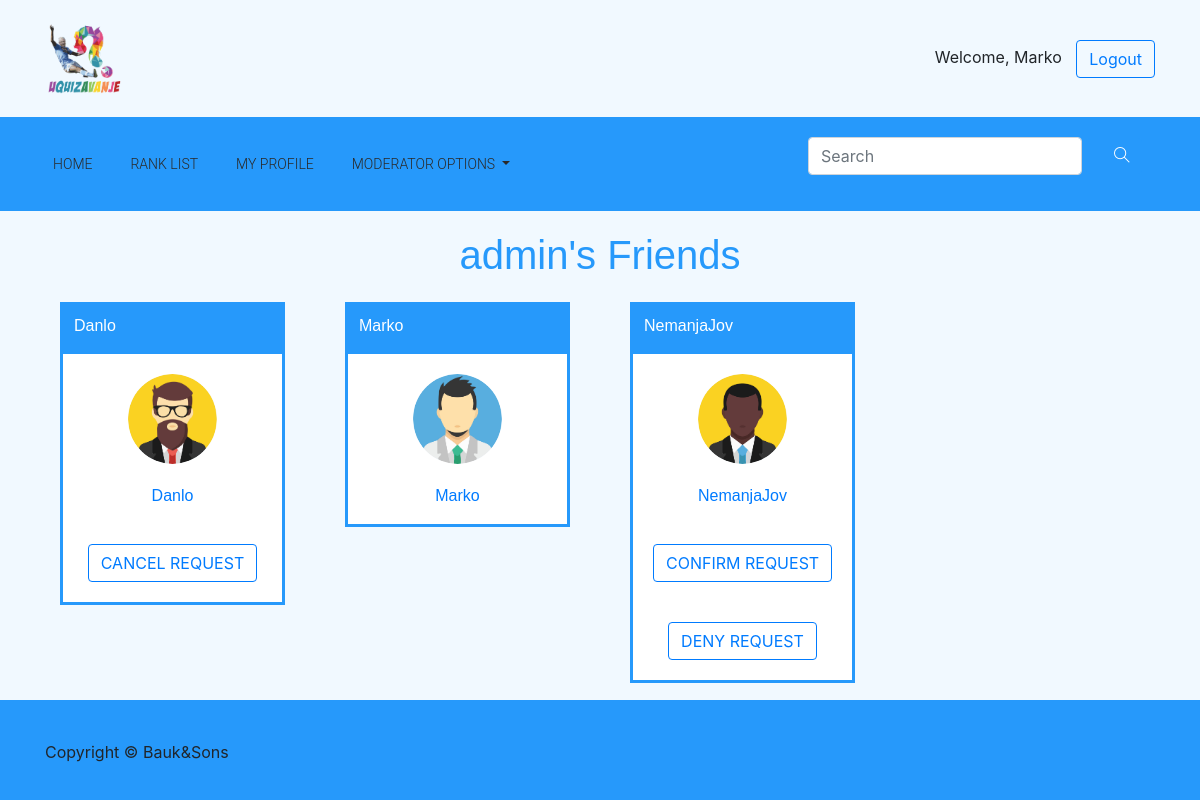
/friends_page/1/ (signed in), run on the app's committed database.
### quiz/models.py (models this page shows, shortened)
class User(AbstractUser):
    email = models.EmailField(
        verbose_name='email address',
        max_length=255,
        unique=True,
    )
    age = models.IntegerField(null = True)
    is_active = models.BooleanField(default=True)
    is_moderator = models.BooleanField(default=False)
    wants_moderator = models.BooleanField(default = False)
    first_name = models.CharField(max_length=50)
    last_name = models.CharField( max_length=50)
    level = models.IntegerField(default = 0)
    picture = models.TextField(default = "quiz/default_avatar.jpg", max_length = 50, blank = True, null = True)
    ranking = models.IntegerField(default = -1)
    def moderator(self):
        return self.is_moderator
    def is_senior(self):
        return self.level >= 10
    def get_by_id(id_val):
        return User.objects.filter(id=id_val).first()
    USERNAME_FIELD = 'username'
    REQUIRED_FIELDS = ['email']

### quiz/views.py (the view)
# urls.py: url(r'^friends_page/(?P<value>\d+)/$', views.friends_page,                 name = 'friends_page'),
def friends_page(request, value):
    if request.user.is_authenticated:
        user = User.get_by_id(value)
        template = loader.get_template('quiz/friends_page.html')
        friends = Friendship.get_friends(user)
        recieved = Friendship.get_recieved_friend_requests(user)
        sent = Friendship.get_sent_friend_requests(user)
        statusFriend = []
        for friend in friends:
            if Friendship.already_friends(friend["second_friend_id"],request.user.id):
                statusFriend.append([friend,1])
            elif Friendship.request_sent(request.user.id,friend["second_friend_id"]):
                statusFriend.append([friend,2])
            elif Friendship.request_sent(friend["second_friend_id"],request.user.id):
                statusFriend.append([friend,3])
            else:
                statusFriend.append([friend,4])
        context = {
                'curUser': user,
                'friends': statusFriend,
                'recieved': recieved,
                'sent': sent,
            }
        return HttpResponse(template.render(context, request))
    else:
        return redirect('/home')

### quiz/models.py (called while the page is built)
    def already_friends(user1, user2):
        count1 = Friendship.objects.filter(first_friend_id = user1, second_friend_id = user2).count()
        count2 = Friendship.objects.filter(first_friend_id = user2, second_friend_id = user1).count()
        if (count1 + count2) > 1:
            return True
        else:
            return False

    def request_sent(user1, user2):
        count = Friendship.objects.filter(first_friend_id = user1, second_friend_id = user2).count()
        if count > 0:
            return True
        else:
            return False

    def get_friends(user):
        return Friendship.objects.filter(first_friend_id = user, accepted = True).select_related('second_friend_id').values('second_friend_id', 'accepted', 'second_friend_id__username', 'second_friend_id__picture', 'second_friend_id__ranking')

    def get_sent_friend_requests(user):
        return Friendship.objects.filter(first_friend_id = user, accepted = False).select_related('second_friend_id').values('second_friend_id', 'second_friend_id__username', 'second_friend_id__picture', 'second_friend_id__ranking')

    def get_recieved_friend_requests(user):
        return Friendship.objects.filter(second_friend_id = user, accepted = False).select_related('first_friend_id').values('first_friend_id', 'first_friend_id__username', 'first_friend_id__picture', 'first_friend_id__ranking')

### quiz/templates/quiz/friends_page.html (shortened to what this page needs)
{% extends "quiz/base.html" %}
{% block content %}
<div class="container">
  <div class="row justify-content-center friend_h1">
    <h1 class="text-center">{%if user.id == curUser.id%}My{%else%}{{curUser.username}}'s{%endif%} Friends</h1>
  </div>
  <div class="row">
    {% for record in friends %}
    <div class="col-md-3 col-sm-6 col-xs-12">
        <div class="user_card">
            <div class="add_friend_card">
                <div class="card_header">
                    <h6>{{record.0.second_friend_id__username}}</h6>
                </div>
                <div class="card-body">
                    {% load static %}
                    <img src='{% get_static_prefix %}{{record.0.second_friend_id__picture }}' class="rounded-circle center" alt="avatar">
                </div>
                <p><a href="{% url 'quiz:my_profile' value=record.0.second_friend_id %}">{{record.0.second_friend_id__username}}</a></p>
                {%if record.0.second_friend_id != user.id %}
                  {%if user.id == curUser.id%}
                  <div class="card-body text-center">
                    <form method="GET" action="{% url 'quiz:unfriend' value=curUser.id %}">
                        <input type="hidden" name="username" value='{{record.0.second_friend_id__username}}'>
                        <input type="submit" class="btn btn-outline-primary" value="UNFRIEND"></input>
                    </form>
                  </div>
                  {%elif record.1 == 2%}
                  <div class="card-body text-center">
                    <form method="GET" action="{% url 'quiz:cancel_request' value=curUser.id %}">
                        <input type="submit" class="btn btn-outline-primary" value="CANCEL REQUEST"></input>
                    </form>
                  </div>
                  {%elif record.1 == 3%}
                  <div class="card-body text-center">
                    <form method="GET" action="{% url 'quiz:confirm_request' value=curUser.id %}">
                        <input type="submit" class="btn btn-outline-primary" value="CONFIRM REQUEST"></input>
                    </form>
                  </div>
                  <div class="card-body text-center">
                    <form method="GET" action="{% url 'quiz:deny_request' value=curUser.id %}">
                        <input type="submit" class="btn btn-outline-primary" value="DENY REQUEST"></input>
                    </form>
                  </div>
                  {%endif%}
                {%endif%}
        </div>
        </div>
    </div>
    {% empty %}
    <div class="col-md-12 text-center no_content_message">
      <h3>You do not have any friends yet!</h3>
    </div>
    {% endfor %}
    </div>
  </div>
{%if user.id == curUser.id%}
      {% for record in recieved %}
                      {% load static %}
      {% empty %}
      <div class="col-md-12 text-center no_content_message">
        <h3>You did not receive any new friend request !</h3>
      </div>
      {% endfor %}
      {% for record in sent %}
                      {% load static %}
      {% empty %}
      <div class="col-md-12 text-center no_content_message">
        <h3>You did not send any new friend requests !</h3>
      </div>
      {% endfor %}
  {%endif%}
  {% endblock content %}

### quiz/templates/quiz/base.html (shortened to what this page needs)
{% load static %}
<!doctype html>
<html lang="en">
<head>
    <link rel="stylesheet" href="{% static 'quiz/bootstrap.min.css' %}">
    <link rel="stylesheet" href="{% static 'quiz/animate.css' %}">
    <link rel="stylesheet" href="{% static 'quiz/font-awesome.min.css' %}">
    <link rel="stylesheet" href="{% static 'quiz/style.css' %}">
    <link rel="stylesheet" href="{% static 'quiz/themify-icons.css' %}">
</head>
<body>
        <div id="page_container">
            <div id="content_wrapper">
    <header class="header_area">
        <div class="sub_header">
            <div class="container">
                <div class="row align-items-center">
                    <div class="col-xs-8 col-md-8 col-xl-6">
                        <div id="logo">
                            <a href="{% url 'quiz:home' %}"><img src="{% static 'quiz/uqizavanje_logo.png' %}" alt=""
                                    title="" /></a>
                        </div>
                    </div>
                    <div class="col-xs-4 col-md-4 col-xl-6">
                        {% if user.is_authenticated %}
                        <div class="float-right" id="welcome_message">
                            Welcome, {{ user.get_username }}
                            <a href="/accounts/logout" class="btn btn-outline-primary">Logout</a>
                        </div>
                        {% endif %}
                    </div>
                </div>
            </div>
        </div>
        <div class="main_menu">
            <div class="container">
                <div class="row">
                    <div class="col-lg-12">
                        <nav class="navbar navbar-expand-lg navbar-light">
                            <div class="collapse navbar-collapse" id="navbarSupportedContent">
                                <ul class="navbar-nav mr-auto">
                                    <li class="nav-item active">
                                        <a class="nav-link active" href="{% url 'quiz:home' %}">Home</a>
                                    </li>
                                    <li class="nav-item">
                                        <a class="nav-link" href="{% url 'quiz:rank_list'%}">Rank List</a>
                                    </li>
                                    {% if user.is_authenticated %}
                                    <li class="nav-item">
                                        <a class="nav-link" href="{% url 'quiz:my_profile' value=user.id%}">My Profile</a>
                                    </li>
                                    {% endif %}
                                    {% if user.moderator %}
                                    <li class="nav-item dropdown">
                                        <a class="nav-link dropdown-toggle" href="#" role="button"
                                            data-toggle="dropdown" aria-haspopup="true" aria-expanded="false">
                                            Moderator options
                                        </a>
                                    </li>
                                    {% endif %}
                                </ul>
                            </div>
                            <div class="header_social_icon d-none d-sm-block">
                                <ul>
                                    <li>
                                        <form action="/search_results/" method="GET" class="form-inline mr-auto">
                                            <div class="md-form my-0">
                                                <input class="form-control" name="searched_name" type="search"
                                                    placeholder="Search" aria-label="Search">
                                                <button class="btn btn-primary" type='submit' id='lupa'><i
                                                        class=" ti-search text-white ml-3"
                                                        aria-hidden="true"></i></button>
                                            </div>
                                        </form>
                                    </li>
                                </ul>
                            </div>
                        </nav>
                    </div>
                </div>
            </div>
        </div>
    </header>
    {% block content %}
    {% endblock content %}
    </div>
    <footer class="footer">
        <div class="container">
            <div class="row text-center">
                <p class="col-lg-8 col-md-12">Copyright &copy; Bauk&Sons</p>
            </div>
        </div>
    </footer>
</div>
</body>
</html>

### quiz/static/quiz/style.css (style rules this page uses)
a { text-decoration: none; -webkit-transition: 0.5s; transition: 0.5s; }
h1, h2, h3, h4, h5, h6 { color: #2a2a2a; font-family: "Cabin", sans-serif; }
img { max-width: 100%; }
.sub_header { padding: 20px 0px; background-color: #F1F9FF; }
.sub_header img { height: 15%; width: 15%; }
.main_menu { background-color: #2699FB; }
.main_menu .navbar-light .navbar-nav .nav-link { color: #2a2a2a; font-weight: 300; font-family: "Roboto", sans-serif; }
.main_menu .header_social_icon ul li { padding-right: 13px; }
.main_menu ul li { display: inline-block; font-size: 14px; text-transform: uppercase; padding-right: 22px; }
body { background-color: #F1F9FF; }
#lupa { background-color: #2699FB; border:#2699FB; }
#welcome_message a { margin-left: 10px; }
.card_header { background-color: #2699FB; border: 1px #2699FB solid; padding: 10px; }
.card_header h6 { font-family: 'Cabin', sans-serif; color: white; }
.user_card { margin: 15px; background-color: white; }
.user_card img { width: 50%; }
.center { display: block; margin-left: auto; margin-right: auto; }
.user_card p { text-align: center; font-family: 'Quicksand', sans-serif; color: #2699FB; font-size: 16px; }
.user_card .add_friend_card { max-width: 300px; margin: auto; border: #2699FB solid; }
.friend_h1 { margin-top: 20px; }
.friend_h1 h1 { color: #2699FB; font-family: 'Cabin', sans-serif; }
.footer { background-color: #2699FB; height: 100px; position: absolute; bottom: 0; width: 100%; }
.footer p { margin-top: 40px; text-align: left; }
.main_menu .navbar { padding: 20px 0px; }
#page_container { position: relative; min-height: 100vh; }
#content_wrapper { padding-bottom: 100px; }

### data on the page
User: get_username "Marko", record "Marko", shows a picture
User: username "admin"

### other printed values
{{ record.0.second_friend_id__username }} "Danlo" "NemanjaJov"
